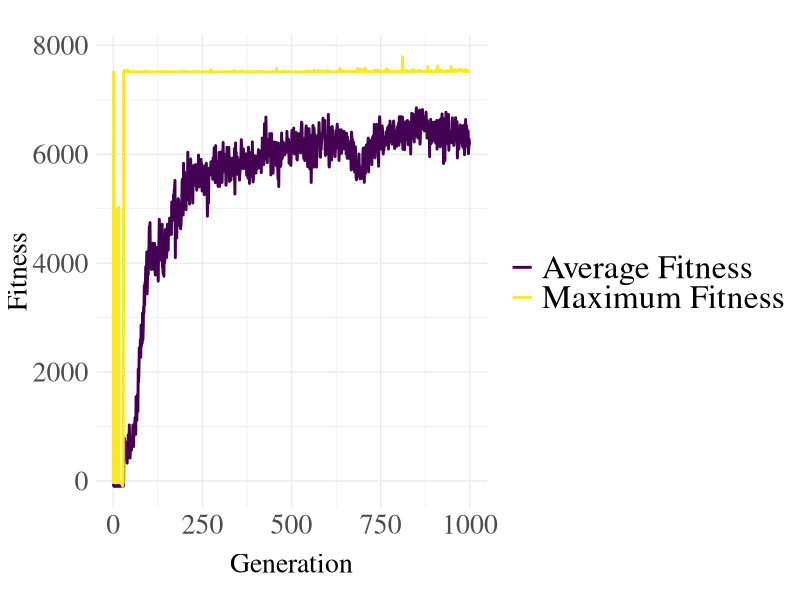

Source code (R):
library(ggplot2)

# Manually specify column names if they are missing or incomplete
dataeli1 <- read.csv("copieddata.CSV", sep = ";", dec = ",")

# Create the line graph for AvgFitness and MaxFitness over Generation
ggplot(dataeli1, aes(x = Generation)) +
  geom_line(aes(y = AvgFitness, color = "Average Fitness"), size = 1) +  # Line for AvgFitness
  geom_line(aes(y = MaxFitness, color = "Maximum Fitness"), size = 1) +  # Line for MaxFitness
  scale_color_viridis_d() +  # Use Viridis colors for the lines
  theme_minimal() +  # Minimal theme for clean look
  labs(
    title = "",
    x = "Generation",
    y = "Fitness",
    color = ""

  ) +
  theme(
    text = element_text(family = "serif"),
    plot.title = element_text(size = 16),
    axis.text.x = element_text(size = 20),
    axis.text.y = element_text(size = 20),
    axis.title.x = element_text(size = 20, margin = margin(t = 10, b = 10)),
    axis.title.y = element_text(size = 20, margin = margin(t = 15, b = 15)),
    legend.text = element_text(size = 24)
  )
